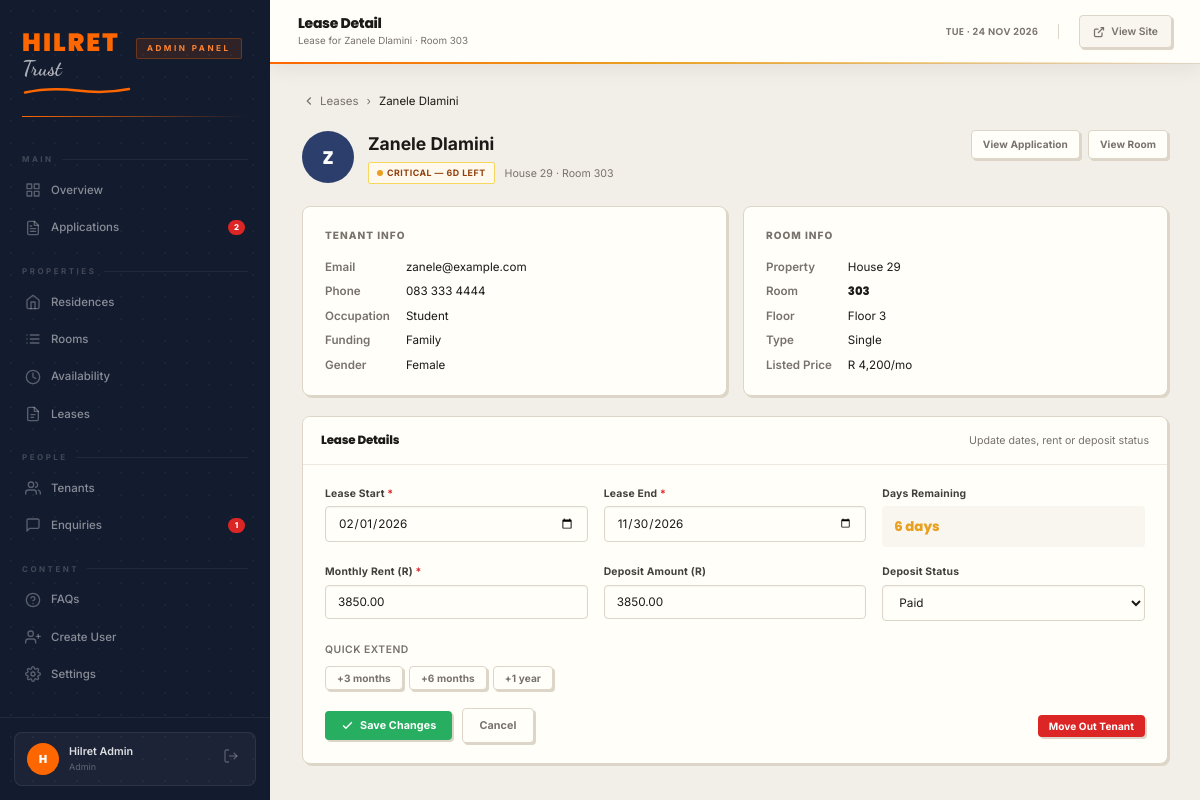
Screenshot of /dashboard/lease-view.php?id=1 (signed in) with the database file from the repository.
### tables this page shows
CREATE TABLE IF NOT EXISTS users (
  id            INT AUTO_INCREMENT PRIMARY KEY,
  name          VARCHAR(100)  NOT NULL,
  email         VARCHAR(150)  UNIQUE NOT NULL,
  password_hash VARCHAR(255)  NOT NULL,
  role          ENUM('admin','manager') DEFAULT 'admin',
  last_login    DATETIME      NULL,
  created_at    TIMESTAMP     DEFAULT CURRENT_TIMESTAMP
);

CREATE TABLE IF NOT EXISTS residents (
  id               INT AUTO_INCREMENT PRIMARY KEY,
  application_id   INT           NOT NULL,
  room_id          INT           NOT NULL,
  lease_start      DATE,
  lease_end        DATE,
  monthly_rent     DECIMAL(10,2),
  deposit_amount   DECIMAL(10,2),
  deposit_status   ENUM('unpaid','paid','refunded') DEFAULT 'unpaid',
  status           ENUM('active','moved-out','terminated') DEFAULT 'active',
  created_at       TIMESTAMP     DEFAULT CURRENT_TIMESTAMP,
  FOREIGN KEY (application_id) REFERENCES applications(id),
  FOREIGN KEY (room_id) REFERENCES rooms(id)
);

CREATE TABLE IF NOT EXISTS applications (
  id                  INT AUTO_INCREMENT PRIMARY KEY,
   
  first_name          VARCHAR(100)  NOT NULL,
  last_name           VARCHAR(100)  NOT NULL,
  email               VARCHAR(150)  NOT NULL,
  phone               VARCHAR(30)   NOT NULL,
  dob                 DATE,
  gender              ENUM('male','female','other') DEFAULT 'male',
   
  occupation          VARCHAR(50)   NOT NULL,
  employer            VARCHAR(200),
  funding_source      VARCHAR(50)   NOT NULL,
   
  preferred_residence VARCHAR(50),
  room_type           VARCHAR(50)   DEFAULT 'single',
  move_in_date        DATE,
  notes               TEXT,
   
  status              ENUM('pending','approved','rejected','waitlisted') DEFAULT 'pending',
  reviewed_by         INT           NULL,
  reviewed_at         DATETIME      NULL,
  review_notes        TEXT,
  terms_accepted      TINYINT(1)    DEFAULT 0,
   
  doc_id_path          VARCHAR(255)  NULL,
  doc_enrollment_path  VARCHAR(255)  NULL,
  doc_bursary_path     VARCHAR(255)  NULL,
  doc_sponsorship_path VARCHAR(255)  NULL,
  doc_income_path      VARCHAR(255)  NULL,
  submitted_at        TIMESTAMP     DEFAULT CURRENT_TIMESTAMP,
  viewed_at           DATETIME      NULL,
  FOREIGN KEY (reviewed_by) REFERENCES users(id) ON DELETE SET NULL
);

CREATE TABLE IF NOT EXISTS rooms (
  id            INT AUTO_INCREMENT PRIMARY KEY,
  residence_id  INT          NOT NULL,
  room_number   VARCHAR(20)  NOT NULL,
  type          ENUM('single','double','shared') DEFAULT 'single',
  floor         TINYINT      DEFAULT 1,
  price         DECIMAL(10,2),
  status        ENUM('available','occupied','maintenance') DEFAULT 'available',
  notes         TEXT,
  created_at    TIMESTAMP    DEFAULT CURRENT_TIMESTAMP,
  FOREIGN KEY (residence_id) REFERENCES residences(id) ON DELETE CASCADE
);

CREATE TABLE IF NOT EXISTS residences (
  id               INT AUTO_INCREMENT PRIMARY KEY,
  name             VARCHAR(100)   NOT NULL,
  slug             VARCHAR(100)   UNIQUE NOT NULL,
  address          VARCHAR(255),
  region           VARCHAR(100)   DEFAULT 'Botanic Grove',
  price_from       DECIMAL(10,2)  DEFAULT 0.00,
  email            VARCHAR(150),
  phone            VARCHAR(30),
  description      TEXT,
  total_rooms      INT            DEFAULT 0,
  available_rooms  INT            DEFAULT 0,
  hero_image       VARCHAR(255),
  detail_page      VARCHAR(100),
  status           ENUM('active','inactive') DEFAULT 'active',
  created_at       TIMESTAMP      DEFAULT CURRENT_TIMESTAMP,
  updated_at       TIMESTAMP      DEFAULT CURRENT_TIMESTAMP ON UPDATE CURRENT_TIMESTAMP
);

### dashboard/lease-view.php (the view, shortened to what the rows shown need)
<?php
$pageTitle = 'Lease Detail';
require_once __DIR__ . '/partials/auth-check.php';
require_once dirname(__DIR__) . '/backend/db.php';
$pdo = db();
$id  = (int)($_GET['id'] ?? 0);
$stmt = $pdo->prepare(
    "SELECT res.*,
            a.first_name, a.last_name, a.email, a.phone, a.gender, a.occupation,
            a.funding_source, a.id AS application_id,
            rm.room_number, rm.floor, rm.type AS room_type, rm.price AS room_price,
            rv.id AS residence_id, rv.name AS residence_name,
            DATEDIFF(res.lease_end, CURDATE()) AS days_left
     FROM residents res
     JOIN rooms rm ON rm.id = res.room_id
     JOIN residences rv ON rv.id = rm.residence_id
     LEFT JOIN applications a ON a.id = res.application_id
     WHERE res.id = ?"
);
$stmt->execute([$id]);
$lease = $stmt->fetch();
$days = (int)$lease['days_left'];
if ($lease['status'] !== 'active') {
    $statusLabel = ucfirst(str_replace('-', ' ', $lease['status']));
    $statusClass = 'badge--pending';
} elseif ($days < 0) {
    $statusLabel = 'Expired';
    $statusClass = 'badge--pending';
} elseif ($days <= 14) {
    $statusLabel = 'Critical — '.$days.'d left';
    $statusClass = 'badge--pending';
} elseif ($days <= 30) {
    $statusLabel = 'Expiring — '.$days.'d left';
    $statusClass = 'badge--waitlisted';
} else {
    $statusLabel = 'Active — '.$days.'d left';
    $statusClass = 'badge--approved';
}
$pageSubtitle = 'Lease for ' . $lease['first_name'] . ' ' . $lease['last_name'] . ' · Room ' . $lease['room_number'];
?>
<?php include __DIR__ . '/partials/head.php'; ?>
<?php include __DIR__ . '/partials/sidebar.php'; ?>
<?php include __DIR__ . '/partials/topbar.php'; ?>
<main class="dash-content">
  <div style="display:flex;align-items:center;gap:8px;margin-bottom:20px;font-size:.82rem;color:var(--stone)">
    <a href="leases.php" style="color:var(--stone);text-decoration:none;display:flex;align-items:center;gap:4px">
      <svg width="14" height="14" viewBox="0 0 24 24" fill="none" stroke="currentColor" stroke-width="2"><polyline points="15 18 9 12 15 6"/></svg>
      Leases
    </a>
    <span>›</span>
    <span style="color:var(--ink)"><?= htmlspecialchars($lease['first_name'] . ' ' . $lease['last_name']) ?></span>
  </div>
  <div style="display:flex;align-items:flex-start;justify-content:space-between;gap:16px;margin-bottom:22px;flex-wrap:wrap">
    <div style="display:flex;align-items:center;gap:14px">
      <div style="width:52px;height:52px;border-radius:50%;background:var(--navy);color:#fff;font-family:var(--font-head);font-weight:800;font-size:1.3rem;display:flex;align-items:center;justify-content:center">
        <?= strtoupper(substr($lease['first_name'], 0, 1)) ?>
      </div>
      <div>
        <h2 style="font-size:1.25rem;margin:0"><?= htmlspecialchars($lease['first_name'] . ' ' . $lease['last_name']) ?></h2>
        <div style="display:flex;align-items:center;gap:10px;margin-top:4px">
          <span class="badge <?= $statusClass ?>">
            <span class="status-dot"></span><?= $statusLabel ?>
          </span>
          <span class="text-muted text-sm">
            <?= htmlspecialchars($lease['residence_name']) ?> · Room <?= htmlspecialchars($lease['room_number']) ?>
          </span>
        </div>
      </div>
    </div>
  </div>
  <div style="display:grid;grid-template-columns:1fr 1fr;gap:16px;margin-bottom:20px">
    <div class="card" style="padding:20px 22px">
      <dl style="display:grid;grid-template-columns:auto 1fr;gap:6px 16px;font-size:.83rem">
        <dt style="color:var(--stone);font-weight:600">Email</dt>
        <dd><?= htmlspecialchars($lease['email'] ?? '—') ?></dd>
        <dt style="color:var(--stone);font-weight:600">Phone</dt>
        <dd><?= htmlspecialchars($lease['phone'] ?? '—') ?></dd>
        <dt style="color:var(--stone);font-weight:600">Occupation</dt>
        <dd><?= htmlspecialchars(ucfirst($lease['occupation'] ?? '—')) ?></dd>
        <dt style="color:var(--stone);font-weight:600">Funding</dt>
        <dd><?= htmlspecialchars(ucwords($lease['funding_source'] ?? '—')) ?></dd>
        <dt style="color:var(--stone);font-weight:600">Gender</dt>
        <dd><?= ucfirst($lease['gender'] ?? '—') ?></dd>
      </dl>
    </div>
    <div class="card" style="padding:20px 22px">
      <dl style="display:grid;grid-template-columns:auto 1fr;gap:6px 16px;font-size:.83rem">
        <dt style="color:var(--stone);font-weight:600">Property</dt>
        <dd><?= htmlspecialchars($lease['residence_name']) ?></dd>
        <dt style="color:var(--stone);font-weight:600">Room</dt>
        <dd style="font-family:var(--font-head);font-weight:800"><?= htmlspecialchars($lease['room_number']) ?></dd>
        <dt style="color:var(--stone);font-weight:600">Floor</dt>
        <dd>Floor <?= $lease['floor'] ?></dd>
        <dt style="color:var(--stone);font-weight:600">Type</dt>
        <dd><?= ucfirst($lease['room_type']) ?></dd>
        <dt style="color:var(--stone);font-weight:600">Listed Price</dt>
        <dd>R <?= number_format($lease['room_price'], 0) ?>/mo</dd>
      </dl>
    </div>
  </div>
  <div class="card">
    <form method="POST" style="padding:20px 22px">
      <div style="display:grid;grid-template-columns:1fr 1fr 1fr;gap:16px;margin-bottom:20px">
        <div class="field">
          <label>Lease Start <span style="color:var(--red)">*</span></label>
          <input type="date" name="lease_start" required
            value="<?= htmlspecialchars($lease['lease_start'] ?? '') ?>">
        </div>
        <div class="field">
          <label>Lease End <span style="color:var(--red)">*</span></label>
          <input type="date" name="lease_end" required
            value="<?= htmlspecialchars($lease['lease_end'] ?? '') ?>">
        </div>
        <div class="field">
          <label>Monthly Rent (R) <span style="color:var(--red)">*</span></label>
          <input type="number" name="monthly_rent" step="50" min="0" required
            value="<?= htmlspecialchars($lease['monthly_rent'] ?? '') ?>">
        </div>
        <div class="field">
          <label>Deposit Amount (R)</label>
          <input type="number" name="deposit_amount" step="50" min="0"
            value="<?= htmlspecialchars($lease['deposit_amount'] ?? '') ?>">
        </div>
        <div class="field">
          <label>Deposit Status</label>
          <select name="deposit_status">
            <option value="paid"     <?= ($lease['deposit_status'] ?? '') === 'paid'     ? 'selected' : '' ?>>Paid</option>
          </select>
        </div>
      </div>
    </form>
  </div>
</main>
<?php include __DIR__ . '/partials/foot.php'; ?>

### dashboard/partials/sidebar.php (shortened to what the rows shown need)
<?php
try {
    require_once dirname(__DIR__, 2) . '/backend/db.php';
} catch (Exception $e) {}
$initials = strtoupper(substr($user['name'] ?? 'A', 0, 1));
?>
<aside class="dash-sidebar">
  <div class="sidebar-footer">
    <div class="sidebar-user">
      <div class="sidebar-user__avatar"><?= htmlspecialchars($initials) ?></div>
      <div class="sidebar-user__info">
        <div class="sidebar-user__name"><?= htmlspecialchars($user['name'] ?? '') ?></div>
        <div class="sidebar-user__role"><?= htmlspecialchars($user['role'] ?? '') ?></div>
      </div>
      <a href="/dashboard/logout.php" class="sidebar-logout" title="Log out">
        <svg width="16" height="16" viewBox="0 0 24 24" fill="none" stroke="currentColor" stroke-width="2">
          <path d="M9 21H5a2 2 0 0 1-2-2V5a2 2 0 0 1 2-2h4"/>
          <polyline points="16 17 21 12 16 7"/>
          <line x1="21" y1="12" x2="9" y2="12"/>
        </svg>
      </a>
    </div>
  </div>
</aside>

### dashboard/partials/topbar.php (shortened to what the rows shown need)
<?php
$topbarTitle    = $pageTitle    ?? 'Dashboard';
$topbarSubtitle = $pageSubtitle ?? '';
?>
<header class="dash-topbar">
  <div class="topbar-title">
    <h1><?= htmlspecialchars($topbarTitle) ?></h1>
    <?php if ($topbarSubtitle): ?>
      <small><?= htmlspecialchars($topbarSubtitle) ?></small>
    <?php endif; ?>
  </div>
</header>

### rows the page displays
users: name "H", name "Hilret Admin", role "Admin"
residents: application.room_number "Lease for Zanele Dlamini · Room 303", application.last_name "Zanele Dlamini", application.first_name "Z", residences.name "House 29", room.room_number "303", application.email "zanele@example.com", application.phone "083 333 4444", application.occupation "Student", application.funding_source "Family", application.gender "Female", room.floor "3", room.type "Single", room.price "4,200", lease_start "02/01/2026", lease_end "11/30/2026", monthly_rent "3850.00", deposit_amount "3850.00", deposit_status "Paid"

### other values shown
$label "Overview Applications Residences Rooms Availability Leases Tenants Enquiries FAQs Create User Settings"
$badge "2 1"
$topbarTitle "Lease Detail"
$statusLabel "CRITICAL — 6D LEFT"
$days "6"
